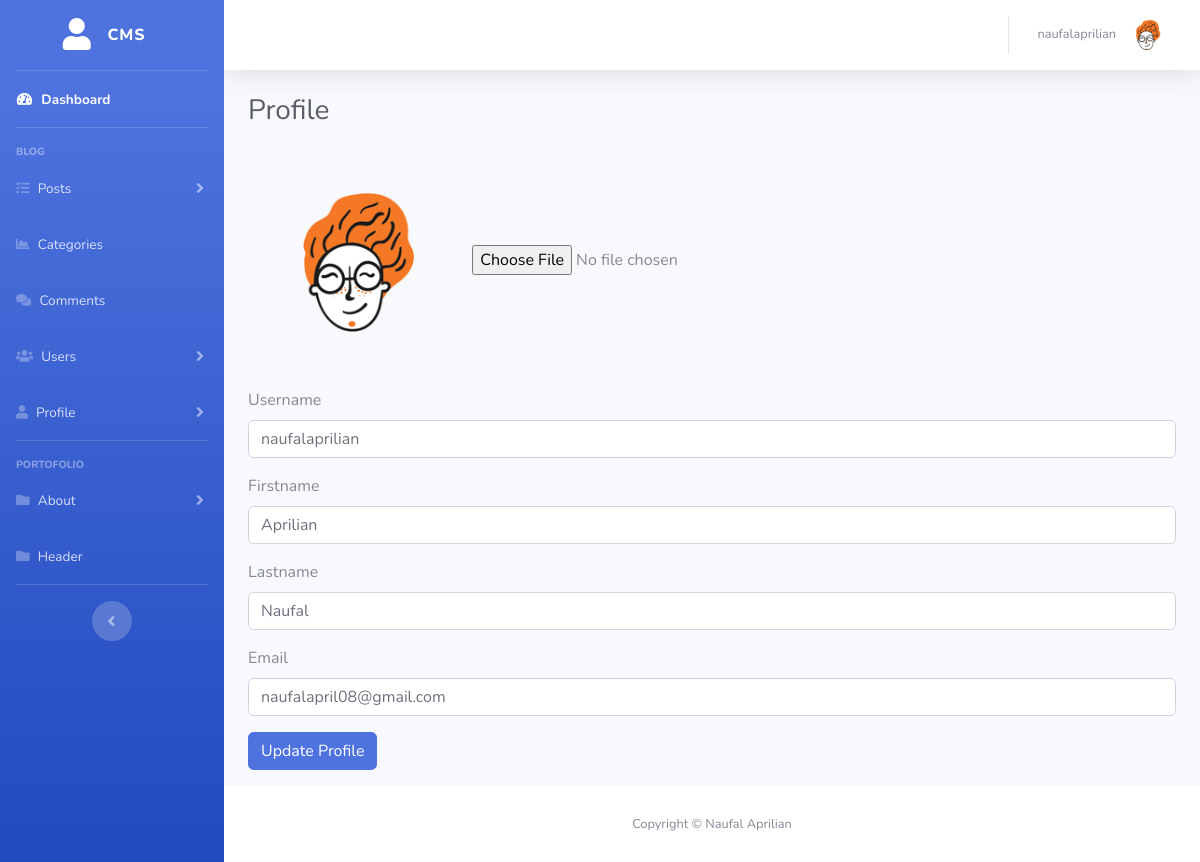
Screenshot of /admin/profile.php?source=edit_profile (signed in) with the database file from the repository.
### tables this page shows
CREATE TABLE `users` (
  `user_id` int(3) NOT NULL,
  `user_username` varchar(255) NOT NULL,
  `user_password` varchar(255) NOT NULL,
  `user_firstname` varchar(255) NOT NULL,
  `user_lastname` varchar(255) NOT NULL,
  `user_email` varchar(255) NOT NULL,
  `user_image` varchar(100) NOT NULL DEFAULT 'default.png',
  `user_role` varchar(255) NOT NULL DEFAULT 'user',
  `token` text NOT NULL
);

### admin/includes/edit_profile.php (the view, shortened to what this page needs)
<?php if (isset($_SESSION['user_id'])) {
    $user_id = $_SESSION['user_id'];
    $query = "SELECT * FROM users WHERE `user_id` = '$user_id'";
    $select_user = mysqli_query($connection,$query);
    while($row = mysqli_fetch_assoc($select_user)){
        $user_username = $row['user_username'];
        $user_firstname = $row['user_firstname'];
        $user_lastname = $row['user_lastname'];
        $user_email = $row['user_email'];
        $user_image = $row['user_image'];
    }
} ?>
<div class="col-lg-12">
<form action="" method="post" enctype="multipart/form-data">
    <div class="form-group">
        <img class="img-profile2" src="../images/profile/<?php echo $user_image ?>" alt="">
        <input type="file" name="image" >
    </div>
    <div class="form-group">
        <label for="author">Username</label>
        <input type="text" class="form-control" name="user_username" value="<?php echo $user_username ?>">
    </div>
    <div class="form-group">
        <label for="post_status">Firstname</label>
        <input type="text" class="form-control" name="user_firstname" value="<?php echo $user_firstname ?>">
    </div>
    <div class="form-group">
        <label for="post_tags">Lastname</label>
        <input type="text" class="form-control" name="user_lastname" value="<?php echo $user_lastname ?>">
    </div>
    <div class="form-group">
        <label for="post_tags">Email</label>
        <input type="email" class="form-control" name="user_email" value="<?php echo $user_email ?>">
    </div>
    <div class="form-group">
        <a href="profile.php?source=edit_profile"><input class="btn btn-primary" type="submit" name="edit_profile" value="Update Profile"></a>
    </div>
</form>
</div>

### admin/includes/admin_topbar.php (shortened to what this page needs)
<?php
if (isset($_SESSION['user_id'])) {
    $user_id = $_SESSION['user_id'];
    $query = "SELECT * FROM users WHERE `user_id` = $user_id";
    $select_user = mysqli_query($connection,$query);
    while($row = mysqli_fetch_assoc($select_user)){
        $user_username = $row['user_username'];
        $user_image = $row['user_image'];
    }
}
?>
<nav class="navbar navbar-expand navbar-light bg-white topbar mb-4 static-top shadow">
<ul class="navbar-nav ml-auto">
    <li class="nav-item dropdown no-arrow">
        <a class="nav-link dropdown-toggle" href="#" id="userDropdown" role="button"
            data-toggle="dropdown" aria-haspopup="true" aria-expanded="false">
            <span class="mr-2 d-none d-lg-inline text-gray-600 small"><?php echo $user_username ?></span>
            <img class="img-profile rounded-circle"
                src="../images/profile/<?php echo $user_image ?>">
        </a>
    </li>
</ul>
</nav>

### rows the page displays
users: user_username "naufalaprilian", user_image (placeholder picture), user_firstname "Aprilian", user_lastname "Naufal", user_email "naufalapril08@gmail.com"
